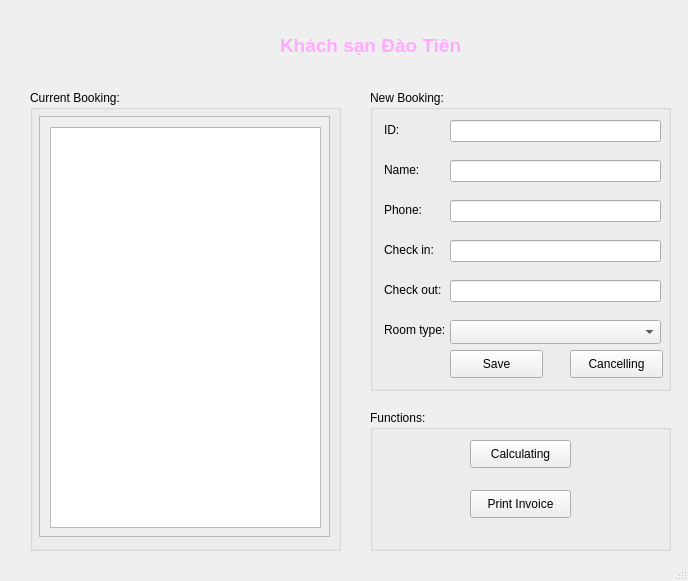
<?xml version="1.0" encoding="UTF-8"?>
<ui version="4.0">
 <class>MainWindow</class>
 <widget class="QMainWindow" name="MainWindow">
  <property name="geometry">
   <rect>
    <x>0</x>
    <y>0</y>
    <width>688</width>
    <height>581</height>
   </rect>
  </property>
  <property name="windowTitle">
   <string>Hotel Management</string>
  </property>
  <widget class="QWidget" name="centralwidget">
   <widget class="QLabel" name="label">
    <property name="geometry">
     <rect>
      <x>280</x>
      <y>20</y>
      <width>181</width>
      <height>51</height>
     </rect>
    </property>
    <property name="font">
     <font>
      <bold>true</bold>
     </font>
    </property>
    <property name="text">
     <string>&lt;html&gt;&lt;head/&gt;&lt;body&gt;&lt;p align=&quot;center&quot;&gt;&lt;span style=&quot; font-size:14pt; color:#ffaaff;&quot;&gt;Khách sạn Đào Tiên&lt;/span&gt;&lt;/p&gt;&lt;/body&gt;&lt;/html&gt;</string>
    </property>
   </widget>
   <widget class="QGroupBox" name="groupBox">
    <property name="geometry">
     <rect>
      <x>30</x>
      <y>90</y>
      <width>311</width>
      <height>461</height>
     </rect>
    </property>
    <property name="title">
     <string>Current Booking:</string>
    </property>
    <widget class="QScrollArea" name="scrollArea">
     <property name="geometry">
      <rect>
       <x>9</x>
       <y>26</y>
       <width>291</width>
       <height>421</height>
      </rect>
     </property>
     <property name="widgetResizable">
      <bool>true</bool>
     </property>
     <widget class="QWidget" name="scrollAreaWidgetContents">
      <property name="geometry">
       <rect>
        <x>0</x>
        <y>0</y>
        <width>289</width>
        <height>419</height>
       </rect>
      </property>
      <widget class="QListWidget" name="listWidget">
       <property name="geometry">
        <rect>
         <x>10</x>
         <y>10</y>
         <width>271</width>
         <height>401</height>
        </rect>
       </property>
      </widget>
     </widget>
    </widget>
   </widget>
   <widget class="QGroupBox" name="groupBox_2">
    <property name="geometry">
     <rect>
      <x>370</x>
      <y>90</y>
      <width>301</width>
      <height>301</height>
     </rect>
    </property>
    <property name="title">
     <string>New Booking:</string>
    </property>
    <widget class="QLabel" name="label_2">
     <property name="geometry">
      <rect>
       <x>14</x>
       <y>30</y>
       <width>61</width>
       <height>20</height>
      </rect>
     </property>
     <property name="text">
      <string>ID:</string>
     </property>
    </widget>
    <widget class="QLineEdit" name="lineEdit">
     <property name="geometry">
      <rect>
       <x>80</x>
       <y>30</y>
       <width>211</width>
       <height>22</height>
      </rect>
     </property>
    </widget>
    <widget class="QLineEdit" name="lineEdit_2">
     <property name="geometry">
      <rect>
       <x>80</x>
       <y>70</y>
       <width>211</width>
       <height>22</height>
      </rect>
     </property>
    </widget>
    <widget class="QLabel" name="label_3">
     <property name="geometry">
      <rect>
       <x>14</x>
       <y>70</y>
       <width>61</width>
       <height>20</height>
      </rect>
     </property>
     <property name="text">
      <string>Name:</string>
     </property>
    </widget>
    <widget class="QLineEdit" name="lineEdit_3">
     <property name="geometry">
      <rect>
       <x>80</x>
       <y>110</y>
       <width>211</width>
       <height>22</height>
      </rect>
     </property>
    </widget>
    <widget class="QLabel" name="label_4">
     <property name="geometry">
      <rect>
       <x>14</x>
       <y>110</y>
       <width>61</width>
       <height>20</height>
      </rect>
     </property>
     <property name="text">
      <string>Phone:</string>
     </property>
    </widget>
    <widget class="QLineEdit" name="lineEdit_4">
     <property name="geometry">
      <rect>
       <x>80</x>
       <y>150</y>
       <width>211</width>
       <height>22</height>
      </rect>
     </property>
    </widget>
    <widget class="QLabel" name="label_5">
     <property name="geometry">
      <rect>
       <x>14</x>
       <y>150</y>
       <width>61</width>
       <height>20</height>
      </rect>
     </property>
     <property name="text">
      <string>Check in:</string>
     </property>
    </widget>
    <widget class="QLabel" name="label_6">
     <property name="geometry">
      <rect>
       <x>14</x>
       <y>190</y>
       <width>61</width>
       <height>20</height>
      </rect>
     </property>
     <property name="text">
      <string>Check out:</string>
     </property>
    </widget>
    <widget class="QLineEdit" name="lineEdit_5">
     <property name="geometry">
      <rect>
       <x>80</x>
       <y>190</y>
       <width>211</width>
       <height>22</height>
      </rect>
     </property>
    </widget>
    <widget class="QPushButton" name="pushButton">
     <property name="geometry">
      <rect>
       <x>80</x>
       <y>260</y>
       <width>93</width>
       <height>28</height>
      </rect>
     </property>
     <property name="text">
      <string>Save</string>
     </property>
    </widget>
    <widget class="QPushButton" name="pushButton_2">
     <property name="geometry">
      <rect>
       <x>200</x>
       <y>260</y>
       <width>93</width>
       <height>28</height>
      </rect>
     </property>
     <property name="text">
      <string>Cancelling</string>
     </property>
    </widget>
    <widget class="QLabel" name="label_7">
     <property name="geometry">
      <rect>
       <x>14</x>
       <y>230</y>
       <width>61</width>
       <height>20</height>
      </rect>
     </property>
     <property name="text">
      <string>Room type:</string>
     </property>
    </widget>
    <widget class="QComboBox" name="comboBox">
     <property name="geometry">
      <rect>
       <x>80</x>
       <y>230</y>
       <width>211</width>
       <height>24</height>
      </rect>
     </property>
    </widget>
   </widget>
   <widget class="QGroupBox" name="groupBox_3">
    <property name="geometry">
     <rect>
      <x>370</x>
      <y>410</y>
      <width>301</width>
      <height>141</height>
     </rect>
    </property>
    <property name="title">
     <string>Functions:</string>
    </property>
    <widget class="QPushButton" name="pushButton_3">
     <property name="geometry">
      <rect>
       <x>100</x>
       <y>30</y>
       <width>101</width>
       <height>28</height>
      </rect>
     </property>
     <property name="text">
      <string>Calculating</string>
     </property>
    </widget>
    <widget class="QPushButton" name="pushButton_4">
     <property name="geometry">
      <rect>
       <x>100</x>
       <y>80</y>
       <width>101</width>
       <height>28</height>
      </rect>
     </property>
     <property name="text">
      <string>Print Invoice</string>
     </property>
    </widget>
   </widget>
  </widget>
  <widget class="QStatusBar" name="statusbar"/>
 </widget>
 <resources/>
 <connections/>
</ui>
